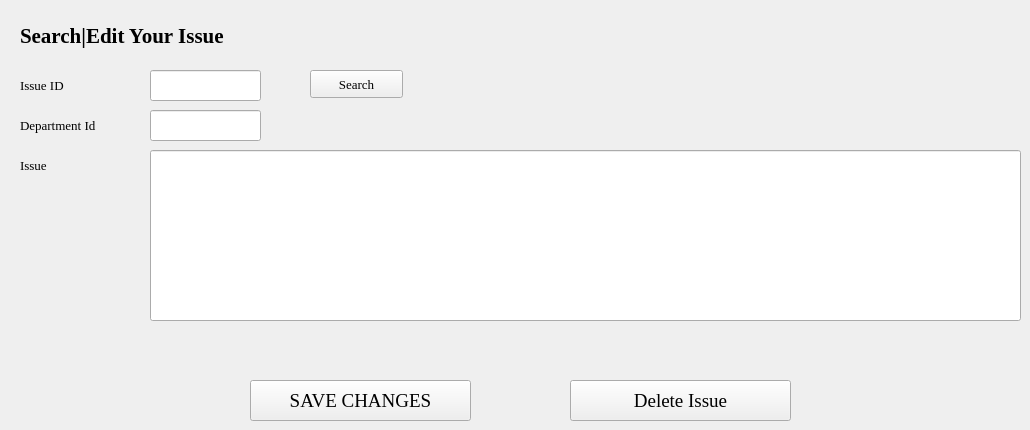
      <widget class="QWidget" name="tab_9">
       <attribute name="title">
        <string>Edit|Search Issue</string>
       </attribute>
       <widget class="QLabel" name="label_42">
        <property name="geometry">
         <rect>
          <x>20</x>
          <y>70</y>
          <width>91</width>
          <height>31</height>
         </rect>
        </property>
        <property name="font">
         <font>
          <family>Georgia</family>
          <pointsize>10</pointsize>
         </font>
        </property>
        <property name="text">
         <string>Issue ID</string>
        </property>
       </widget>
       <widget class="QLineEdit" name="lineEdit_40">
        <property name="geometry">
         <rect>
          <x>150</x>
          <y>70</y>
          <width>111</width>
          <height>31</height>
         </rect>
        </property>
        <property name="font">
         <font>
          <family>Georgia</family>
          <pointsize>10</pointsize>
         </font>
        </property>
        <property name="text">
         <string/>
        </property>
       </widget>
       <widget class="QPushButton" name="pushButton_4">
        <property name="geometry">
         <rect>
          <x>310</x>
          <y>70</y>
          <width>93</width>
          <height>28</height>
         </rect>
        </property>
        <property name="font">
         <font>
          <family>Georgia</family>
          <pointsize>10</pointsize>
         </font>
        </property>
        <property name="text">
         <string>Search</string>
        </property>
       </widget>
       <widget class="QLabel" name="label_74">
        <property name="geometry">
         <rect>
          <x>20</x>
          <y>150</y>
          <width>91</width>
          <height>31</height>
         </rect>
        </property>
        <property name="font">
         <font>
          <family>Georgia</family>
          <pointsize>10</pointsize>
         </font>
        </property>
        <property name="text">
         <string>Issue</string>
        </property>
       </widget>
       <widget class="QLineEdit" name="lineEdit_69">
        <property name="geometry">
         <rect>
          <x>150</x>
          <y>150</y>
          <width>871</width>
          <height>171</height>
         </rect>
        </property>
        <property name="font">
         <font>
          <family>Georgia</family>
          <pointsize>10</pointsize>
         </font>
        </property>
       </widget>
       <widget class="QLabel" name="label_75">
        <property name="geometry">
         <rect>
          <x>20</x>
          <y>110</y>
          <width>121</width>
          <height>31</height>
         </rect>
        </property>
        <property name="font">
         <font>
          <family>Georgia</family>
          <pointsize>10</pointsize>
         </font>
        </property>
        <property name="text">
         <string>Department Id</string>
        </property>
       </widget>
       <widget class="QLineEdit" name="lineEdit_70">
        <property name="geometry">
         <rect>
          <x>150</x>
          <y>110</y>
          <width>111</width>
          <height>31</height>
         </rect>
        </property>
        <property name="font">
         <font>
          <family>Georgia</family>
          <pointsize>10</pointsize>
         </font>
        </property>
        <property name="text">
         <string/>
        </property>
       </widget>
       <widget class="QPushButton" name="pushButton_2">
        <property name="geometry">
         <rect>
          <x>250</x>
          <y>380</y>
          <width>221</width>
          <height>41</height>
         </rect>
        </property>
        <property name="font">
         <font>
          <family>Georgia</family>
          <pointsize>14</pointsize>
         </font>
        </property>
        <property name="text">
         <string>SAVE CHANGES</string>
        </property>
       </widget>
       <widget class="QPushButton" name="pushButton_5">
        <property name="geometry">
         <rect>
          <x>570</x>
          <y>380</y>
          <width>221</width>
          <height>41</height>
         </rect>
        </property>
        <property name="font">
         <font>
          <family>Georgia</family>
          <pointsize>14</pointsize>
         </font>
        </property>
        <property name="text">
         <string>Delete Issue</string>
        </property>
       </widget>
       <widget class="QLabel" name="label_115">
        <property name="geometry">
         <rect>
          <x>20</x>
          <y>20</y>
          <width>341</width>
          <height>31</height>
         </rect>
        </property>
        <property name="font">
         <font>
          <family>Georgia</family>
          <pointsize>16</pointsize>
          <weight>75</weight>
          <bold>true</bold>
         </font>
        </property>
        <property name="text">
         <string>Search|Edit Your Issue</string>
        </property>
       </widget>
      </widget>
